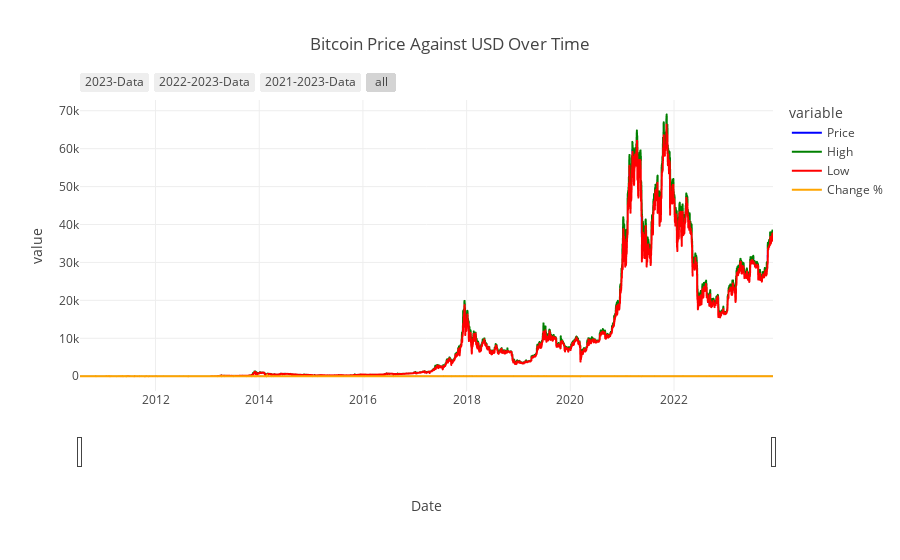

The notebook cell this image was saved under:
### Markdown cell above
## <span style="color:blue">PART 2: TREND AND SEASONALITY ANALYSIS</span> <a class="anchor" id="ninth-bullet"></a>

### Code cell
# Visualize a navigable series
import plotly.express as px

fig = px.line(bitcoin_df, y=['Price', 'High', 'Low', 'Change %'],
              color_discrete_map={'Price': 'blue', 'High': 'green', 'Low': 'red', 'Change %': 'orange'},
              title='Bitcoin Price Against USD Over Time')

fig.update_xaxes(
    rangeslider_visible=True,
    rangeselector=dict(
        buttons=list([
            dict(count=1, label='2023-Data', step='year', stepmode='backward'),
            dict(count=2, label='2022-2023-Data', step='year', stepmode='backward'),
            dict(count=3, label='2021-2023-Data', step='year', stepmode='backward'),
            dict(step='all')
        ])
    )
)

fig.show()

### Figure 1 — Plotly figure (JSON) as saved in the notebook; plotly's stock layout.template omitted (floating-point values rounded to 4 significant figures; data arrays with more than 128 entries replaced by an {"elided": "..."} marker saying what was removed)
{"data": [{"hovertemplate": "variable=Price<br>Date=%{x}<br>value=%{y}<extra></extra>", "legendgroup": "Price", "line": {"color": "blue", "dash": "solid"}, "marker": {"symbol": "circle"}, "mode": "lines", "name": "Price", "showlegend": true, "type": "scattergl", "x": {"elided": "4877 str values"}, "xaxis": "x", "y": {"elided": "4877 float values"}, "yaxis": "y"}, {"hovertemplate": "variable=High<br>Date=%{x}<br>value=%{y}<extra></extra>", "legendgroup": "High", "line": {"color": "green", "dash": "solid"}, "marker": {"symbol": "circle"}, "mode": "lines", "name": "High", "showlegend": true, "type": "scattergl", "x": {"elided": "4877 str values"}, "xaxis": "x", "y": {"elided": "4877 float values"}, "yaxis": "y"}, {"hovertemplate": "variable=Low<br>Date=%{x}<br>value=%{y}<extra></extra>", "legendgroup": "Low", "line": {"color": "red", "dash": "solid"}, "marker": {"symbol": "circle"}, "mode": "lines", "name": "Low", "showlegend": true, "type": "scattergl", "x": {"elided": "4877 str values"}, "xaxis": "x", "y": {"elided": "4877 float values"}, "yaxis": "y"}, {"hovertemplate": "variable=Change %<br>Date=%{x}<br>value=%{y}<extra></extra>", "legendgroup": "Change %", "line": {"color": "orange", "dash": "solid"}, "marker": {"symbol": "circle"}, "mode": "lines", "name": "Change %", "showlegend": true, "type": "scattergl", "x": {"elided": "4877 str values"}, "xaxis": "x", "y": {"elided": "4877 float values"}, "yaxis": "y"}], "layout": {"autosize": true, "legend": {"title": {"text": "variable"}, "tracegroupgap": 0}, "title": {"text": "Bitcoin Price Against USD Over Time"}, "xaxis": {"anchor": "y", "autorange": true, "domain": [0, 1], "range": ["2010-07-18", "2023-11-29"], "rangeselector": {"buttons": [{"count": 1, "label": "2023-Data", "step": "year", "stepmode": "backward"}, {"count": 2, "label": "2022-2023-Data", "step": "year", "stepmode": "backward"}, {"count": 3, "label": "2021-2023-Data", "step": "year", "stepmode": "backward"}, {"step": "all"}]}, "rangeslider": {"autorange": true, "range": ["2010-07-18", "2023-11-29"], "visible": true, "yaxis": {"_template": null, "rangemode": "match"}}, "title": {"text": "Date"}, "type": "date"}, "yaxis": {"anchor": "x", "autorange": true, "domain": [0, 1], "range": [-3893.0, 72830.0], "title": {"text": "value"}, "type": "linear"}}}
